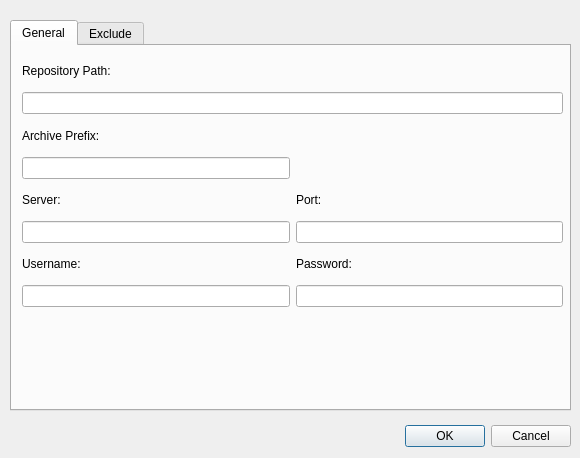
<?xml version="1.0" encoding="UTF-8"?>
<ui version="4.0">
 <class>dialog_settings</class>
 <widget class="QDialog" name="dialog_settings">
  <property name="geometry">
   <rect>
    <x>0</x>
    <y>0</y>
    <width>580</width>
    <height>458</height>
   </rect>
  </property>
  <property name="windowTitle">
   <string>Dialog</string>
  </property>
  <widget class="QDialogButtonBox" name="button_box">
   <property name="geometry">
    <rect>
     <x>230</x>
     <y>420</y>
     <width>341</width>
     <height>32</height>
    </rect>
   </property>
   <property name="orientation">
    <enum>Qt::Horizontal</enum>
   </property>
   <property name="standardButtons">
    <set>QDialogButtonBox::Cancel|QDialogButtonBox::Ok</set>
   </property>
   <property name="centerButtons">
    <bool>false</bool>
   </property>
  </widget>
  <widget class="QTabWidget" name="tab_widget">
   <property name="geometry">
    <rect>
     <x>10</x>
     <y>20</y>
     <width>561</width>
     <height>391</height>
    </rect>
   </property>
   <property name="currentIndex">
    <number>0</number>
   </property>
   <widget class="QWidget" name="tab_general">
    <attribute name="title">
     <string>General</string>
    </attribute>
    <widget class="QWidget" name="gridLayoutWidget">
     <property name="geometry">
      <rect>
       <x>10</x>
       <y>10</y>
       <width>541</width>
       <height>251</height>
      </rect>
     </property>
     <layout class="QGridLayout" name="layout_general">
      <item row="1" column="0" colspan="2">
       <widget class="QLineEdit" name="line_edit_path"/>
      </item>
      <item row="6" column="1">
       <widget class="QLabel" name="label_password">
        <property name="sizePolicy">
         <sizepolicy hsizetype="Preferred" vsizetype="Minimum">
          <horstretch>0</horstretch>
          <verstretch>0</verstretch>
         </sizepolicy>
        </property>
        <property name="text">
         <string>Password:</string>
        </property>
       </widget>
      </item>
      <item row="2" column="0">
       <widget class="QLabel" name="label_prefix">
        <property name="sizePolicy">
         <sizepolicy hsizetype="Preferred" vsizetype="Minimum">
          <horstretch>0</horstretch>
          <verstretch>0</verstretch>
         </sizepolicy>
        </property>
        <property name="text">
         <string>Archive Prefix:</string>
        </property>
       </widget>
      </item>
      <item row="7" column="0">
       <widget class="QLineEdit" name="line_edit_user"/>
      </item>
      <item row="7" column="1">
       <widget class="QLineEdit" name="line_edit_password">
        <property name="inputMethodHints">
         <set>Qt::ImhHiddenText|Qt::ImhNoAutoUppercase|Qt::ImhNoPredictiveText|Qt::ImhSensitiveData</set>
        </property>
        <property name="echoMode">
         <enum>QLineEdit::Password</enum>
        </property>
        <property name="clearButtonEnabled">
         <bool>false</bool>
        </property>
       </widget>
      </item>
      <item row="4" column="1">
       <widget class="QLabel" name="label_port">
        <property name="sizePolicy">
         <sizepolicy hsizetype="Preferred" vsizetype="Minimum">
          <horstretch>0</horstretch>
          <verstretch>0</verstretch>
         </sizepolicy>
        </property>
        <property name="text">
         <string>Port:</string>
        </property>
       </widget>
      </item>
      <item row="6" column="0">
       <widget class="QLabel" name="label_user">
        <property name="sizePolicy">
         <sizepolicy hsizetype="Preferred" vsizetype="Minimum">
          <horstretch>0</horstretch>
          <verstretch>0</verstretch>
         </sizepolicy>
        </property>
        <property name="text">
         <string>Username:</string>
        </property>
       </widget>
      </item>
      <item row="0" column="0">
       <widget class="QLabel" name="label_path">
        <property name="sizePolicy">
         <sizepolicy hsizetype="Preferred" vsizetype="Minimum">
          <horstretch>0</horstretch>
          <verstretch>0</verstretch>
         </sizepolicy>
        </property>
        <property name="text">
         <string>Repository Path:</string>
        </property>
       </widget>
      </item>
      <item row="5" column="1">
       <widget class="QLineEdit" name="line_edit_port"/>
      </item>
      <item row="5" column="0">
       <widget class="QLineEdit" name="line_edit_server"/>
      </item>
      <item row="4" column="0">
       <widget class="QLabel" name="label_server">
        <property name="sizePolicy">
         <sizepolicy hsizetype="Preferred" vsizetype="Minimum">
          <horstretch>0</horstretch>
          <verstretch>0</verstretch>
         </sizepolicy>
        </property>
        <property name="text">
         <string>Server:</string>
        </property>
       </widget>
      </item>
      <item row="3" column="0">
       <widget class="QLineEdit" name="line_edit_prefix"/>
      </item>
     </layout>
    </widget>
   </widget>
   <widget class="QWidget" name="tab_exclude">
    <attribute name="title">
     <string>Exclude</string>
    </attribute>
    <widget class="QWidget" name="verticalLayoutWidget">
     <property name="geometry">
      <rect>
       <x>10</x>
       <y>10</y>
       <width>541</width>
       <height>331</height>
      </rect>
     </property>
     <layout class="QVBoxLayout" name="layout_exclude">
      <item>
       <widget class="QListView" name="list_exclude"/>
      </item>
      <item>
       <layout class="QHBoxLayout" name="layout_buttons_exclude">
        <item>
         <widget class="QPushButton" name="button_add_file">
          <property name="text">
           <string>Add file</string>
          </property>
          <property name="icon">
           <iconset>
            <normaloff>../icons/plus.svg</normaloff>../icons/plus.svg</iconset>
          </property>
         </widget>
        </item>
        <item>
         <widget class="QPushButton" name="button_add_folder">
          <property name="text">
           <string>Add folder</string>
          </property>
          <property name="icon">
           <iconset>
            <normaloff>../icons/plus.svg</normaloff>../icons/plus.svg</iconset>
          </property>
         </widget>
        </item>
        <item>
         <widget class="QPushButton" name="button_add_default">
          <property name="text">
           <string>Add default</string>
          </property>
         </widget>
        </item>
        <item>
         <widget class="QPushButton" name="button_remove_item">
          <property name="text">
           <string>Remove</string>
          </property>
          <property name="icon">
           <iconset>
            <normaloff>../icons/minus.svg</normaloff>../icons/minus.svg</iconset>
          </property>
         </widget>
        </item>
       </layout>
      </item>
     </layout>
    </widget>
   </widget>
  </widget>
 </widget>
 <resources/>
 <connections>
  <connection>
   <sender>button_box</sender>
   <signal>accepted()</signal>
   <receiver>dialog_settings</receiver>
   <slot>accept()</slot>
   <hints>
    <hint type="sourcelabel">
     <x>448</x>
     <y>434</y>
    </hint>
    <hint type="destinationlabel">
     <x>157</x>
     <y>274</y>
    </hint>
   </hints>
  </connection>
  <connection>
   <sender>button_box</sender>
   <signal>rejected()</signal>
   <receiver>dialog_settings</receiver>
   <slot>reject()</slot>
   <hints>
    <hint type="sourcelabel">
     <x>516</x>
     <y>440</y>
    </hint>
    <hint type="destinationlabel">
     <x>286</x>
     <y>274</y>
    </hint>
   </hints>
  </connection>
 </connections>
</ui>
